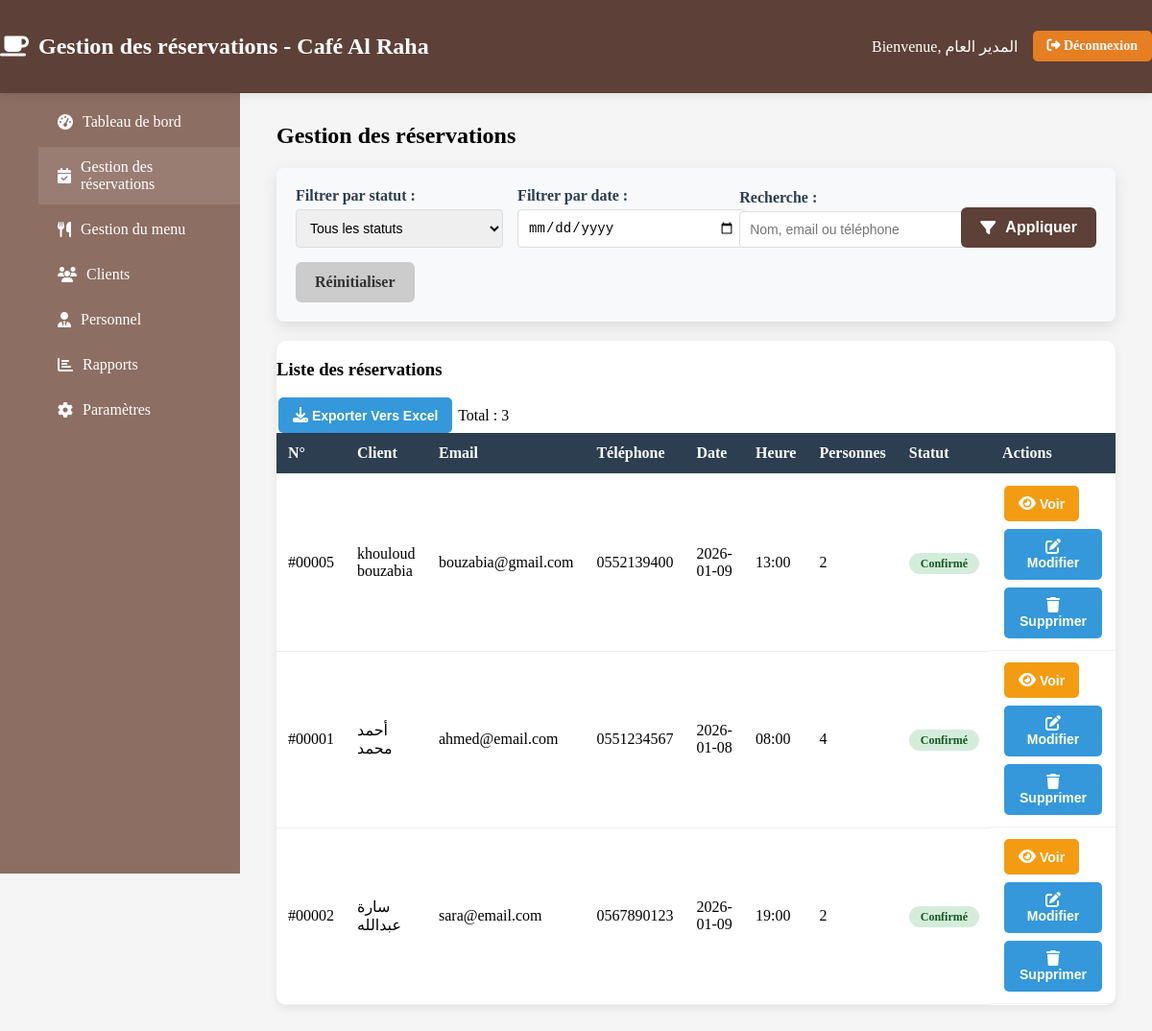
The app's page /admin/reservation.php (signed in) with its own data.
### tables this page shows
CREATE TABLE `reservations` (
  `id` int(11) NOT NULL,
  `customer_id` int(11) DEFAULT NULL,
  `customer_name` varchar(100) NOT NULL,
  `email` varchar(100) NOT NULL,
  `phone` varchar(20) NOT NULL,
  `reservation_date` date NOT NULL,
  `reservation_time` time NOT NULL,
  `number_of_people` int(11) NOT NULL,
  `table_number` varchar(10) DEFAULT NULL,
  `special_requests` text DEFAULT NULL,
  `status` enum('pending','confirmed','cancelled','completed') DEFAULT 'pending',
  `created_by` int(11) DEFAULT NULL,
  `confirmed_by` int(11) DEFAULT NULL,
  `cancelled_by` int(11) DEFAULT NULL,
  `created_at` timestamp NOT NULL DEFAULT current_timestamp(),
  `updated_at` timestamp NULL DEFAULT NULL
);

### admin/reservation.php (the view, shortened to what this page needs)
<?php
require_once '../php/db_connection.php';
$user_type = isset($_SESSION['user_type']) ? $_SESSION['user_type'] : 'admin';
$status_filter = isset($_GET['status']) ? $_GET['status'] : 'all';
$date_filter = isset($_GET['date']) ? $_GET['date'] : '';
$search_filter = isset($_GET['search']) ? trim($_GET['search']) : '';
$sql = "SELECT * FROM reservations WHERE 1=1";
$sql .= " ORDER BY created_at DESC";
$stmt = $conn->prepare($sql);
if ($stmt) {
    $stmt->execute();
    $result = $stmt->get_result();
    $total_rows = $result->num_rows;
} else {
    $result = $conn->query("SELECT * FROM reservations ORDER BY created_at DESC");
    $total_rows = $result->num_rows;
}
?>
<!DOCTYPE html>
<html lang="fr" dir="ltr">
<head>
    <link rel="stylesheet" href="../css/admin.css">
    <link rel="stylesheet"
          href="https://cdnjs.cloudflare.com/ajax/libs/font-awesome/6.4.0/css/all.min.css"
 />
</head>
<body class="admin-page">
    <nav class="admin-navbar">
        <div class="container">
            <h1><i class="fas fa-coffee"></i> Gestion des réservations - Café Al Raha</h1>
            <div class="user-info">
                <span>Bienvenue, <?php echo htmlspecialchars($_SESSION['full_name']); ?></span>
                <a href="logout.php" class="btn-logout">
                    <i class="fas fa-sign-out-alt"></i> Déconnexion
                </a>
            </div>
        </div>
    </nav>
    <div class="admin-container">
        <aside class="admin-sidebar">
            <ul>
                <li><a href="dashboard.php"><i class="fas fa-tachometer-alt"></i> Tableau de bord</a></li>
                <li><a href="reservations.php" class="active"><i class="fas fa-calendar-check"></i> Gestion des réservations</a></li>
                <li><a href="menu.php"><i class="fas fa-utensils"></i> Gestion du menu</a></li>
                <li><a href="clients.php"><i class="fas fa-users"></i> Clients</a></li>
                <?php if ($user_type == 'admin'): ?>
                    <li><a href="staff.php"><i class="fas fa-user-tie"></i> Personnel</a></li>
                <?php endif; ?>
                <li><a href="reports.php"><i class="fas fa-chart-bar"></i> Rapports</a></li>
                <li><a href="settings.php"><i class="fas fa-cog"></i> Paramètres</a></li>
            </ul>
        </aside>
        <main class="admin-content">
            <h2>Gestion des réservations</h2>
            <div class="filters-container">
                <form method="GET" class="filters-form">
                    <div class="filter-row">
                        <div class="form-group">
                            <label>Filtrer par statut :</label>
                            <select name="status">
                                <option value="all" <?php echo $status_filter == 'all' ? 'selected' : ''; ?>>Tous les statuts</option>
                            </select>
                        </div>
                        <div class="form-group">
                            <label>Filtrer par date :</label>
                            <input type="date" name="date" value="<?php echo htmlspecialchars($date_filter); ?>">
                        </div>
                        <div class="form-group">
                            <label>Recherche :</label>
                            <input type="text" name="search" value="<?php echo htmlspecialchars($search_filter); ?>" placeholder="Nom, email ou téléphone">
                        </div>
                        <button type="submit" class="btn-filter">
                            <i class="fas fa-filter"></i> Appliquer
                        </button>
                        <a href="reservation.php" class="btn-reset">Réinitialiser</a>
                    </div>
                </form>
            </div>
            <div class="table-container">
                <div class="table-header">
                    <h3>Liste des réservations</h3>
                    <div class="table-actions">
                        <button class="btn-action btn-export">
                            <i class="fas fa-download"></i> Exporter vers Excel
                        </button>
                        <span class="table-count">
                            Total : <?php echo $total_rows; ?>
                        </span>
                    </div>
                </div>
                <?php if ($total_rows > 0): ?>
                <table class="data-table">
                    <thead>
                        <tr>
                            <th>N°</th>
                            <th>Client</th>
                            <th>Email</th>
                            <th>Téléphone</th>
                            <th>Date</th>
                            <th>Heure</th>
                            <th>Personnes</th>
                            <th>Statut</th>
                            <th>Actions</th>
                        </tr>
                    </thead>
                    <tbody>
                        <?php while($reservation = $result->fetch_assoc()): ?>
                        <tr>
                            <td>#<?php echo str_pad($reservation['id'], 5, '0', STR_PAD_LEFT); ?></td>
                            <td><?php echo htmlspecialchars($reservation['customer_name']); ?></td>
                            <td><?php echo htmlspecialchars($reservation['email']); ?></td>
                            <td><?php echo htmlspecialchars($reservation['phone']); ?></td>
                            <td><?php echo $reservation['reservation_date']; ?></td>
                            <td><?php echo date('H:i', strtotime($reservation['reservation_time'])); ?></td>
                            <td><?php echo $reservation['number_of_people']; ?></td>
                            <td>
                                <span class="status status-<?php echo $reservation['status']; ?>">
                                    <?php
                                    $status_text = [
                                        'pending' => 'En attente',
                                        'confirmed' => 'Confirmé',
                                        'cancelled' => 'Annulé'
                                    ];
                                    echo $status_text[$reservation['status']] ?? $reservation['status'];
                                    ?>
                                </span>
                            </td>
                            <td class="action-buttons">
                                <button class="btn-action btn-view" data-id="<?php echo $reservation['id']; ?>">
                                    <i class="fas fa-eye"></i> Voir
                                </button>
                                <button class="btn-action btn-edit" data-id="<?php echo $reservation['id']; ?>">
                                    <i class="fas fa-edit"></i> Modifier
                                </button>
                                <button class="btn-action btn-delete" data-id="<?php echo $reservation['id']; ?>">
                                    <i class="fas fa-trash"></i> Supprimer
                                </button>
                            </td>
                        </tr>
                        <?php endwhile; ?>
                    </tbody>
                </table>
                <?php endif; ?>
            </div>
        </main>
    </div>
</body>
</html>

### records on screen
reservations: id "00005", customer_name "khouloud bouzabia", email "bouzabia@gmail.com", phone "0552139400", reservation_date "2026-01-09", reservation_time "13:00", number_of_people "2", status "Confirmé"
reservations: id "00001", customer_name "أحمد محمد", email "ahmed@email.com", phone "0551234567", reservation_date "2026-01-08", reservation_time "08:00", number_of_people "4", status "Confirmé"
reservations: id "00002", customer_name "سارة عبدالله", email "sara@email.com", phone "0567890123", reservation_date "2026-01-09", reservation_time "19:00", number_of_people "2", status "Confirmé"

### other values on screen
$_SESSION['full_name'] "المدير العام"
$total_rows "3"
